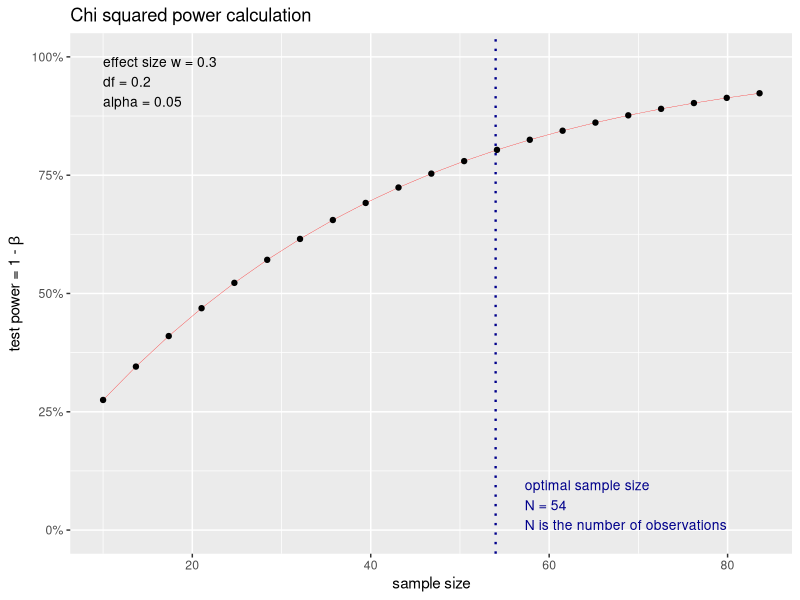
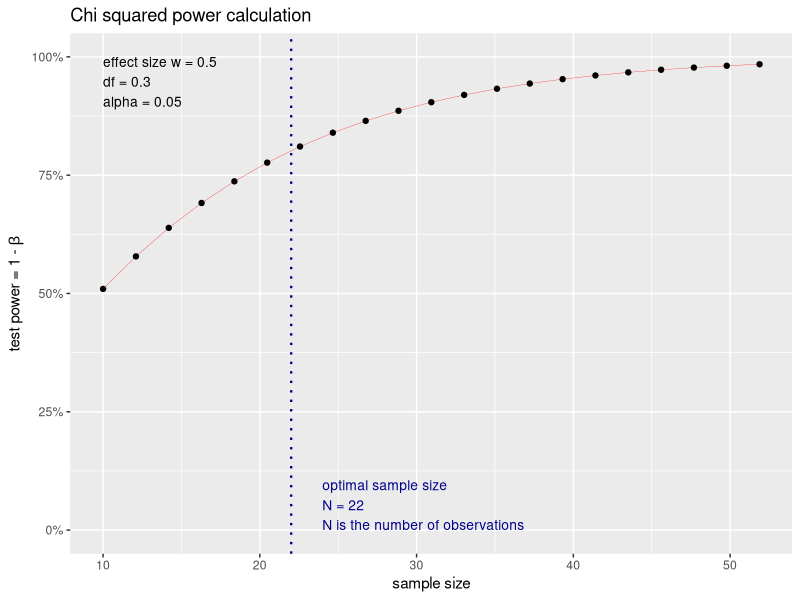
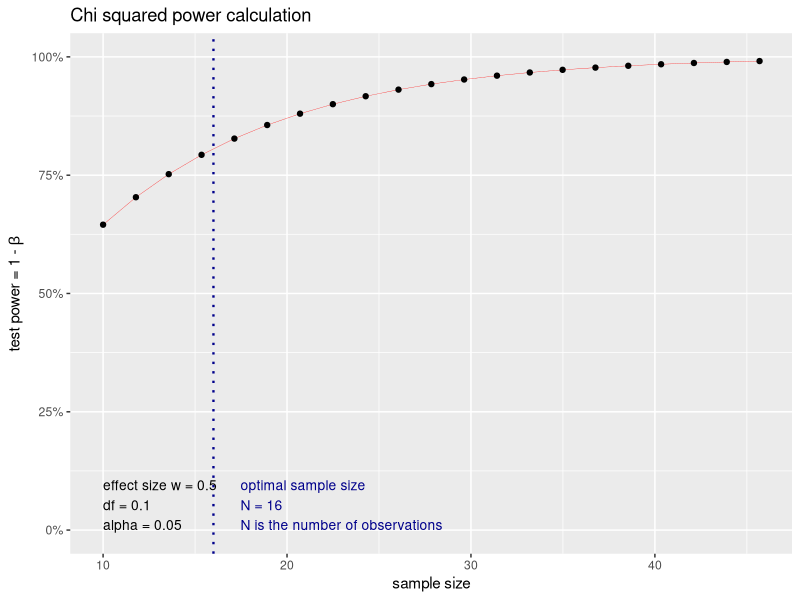

Reproduce these figures in R, in order. (Note: this script raises an error after producing the figures.)
library(pwr)
### QUESTION 4: TRADE

# Import the Value_of_Merchandise_Trade.csv dataset to q4 data frame, whilst removing the header 
q4 <- read.csv("Value_of_Merchandise_Trade.csv", header = FALSE)

# Add new cloumn names to the q4 data frame 
colnames(q4) <- c("Country", "Import_Export", "Jan10", "Feb10", "Mar10", "Arp10", "May10", "Jun10", "Ju10", "Aug10", "Sep10", "Oct10", "Nov10", "Dec10",
    "Jan11", "Feb11", "Mar11", "Arp11", "May11", "Jun11", "Ju11", "Aug11", "Sep11", "Oct11", "Nov11", "Dec11",
    "Jan12", "Feb12", "Mar12", "Arp12", "May12", "Jun12", "Ju12", "Aug12", "Sep12", "Oct12", "Nov12", "Dec12",
    "Jan13", "Feb13", "Mar13", "Arp13", "May13", "Jun13", "Ju13", "Aug13", "Sep13", "Oct13", "Nov13", "Dec13",
    "Jan14", "Feb14", "Mar14", "Arp14", "May14", "Jun14", "Ju14", "Aug14", "Sep14", "Oct14", "Nov14", "Dec14",
    "Jan15", "Feb15", "Mar15", "Arp15", "May15", "Jun15", "Ju15", "Aug15", "Sep15", "Oct15", "Nov15", "Dec15",
    "Jan16", "Feb16", "Mar16", "Arp16", "May16", "Jun16", "Ju16", "Aug16", "Sep16", "Oct16", "Nov16", "Dec16",
    "Jan17", "Feb17", "Mar17", "Arp17", "May17", "Jun17", "Ju17", "Aug17", "Sep17", "Oct17", "Nov17", "Dec17",
    "Jan18", "Feb18")

# Check structure of q4
str(q4)
# View the first six rows of q4 
head(q4)
# View a sample of q4
sample(q4)

# Using the pwr.chisq.test function, find the number of sample required
# whilst indicating the effect size as .3, the degree of freedom as .1,
# the confidence level and .05 and also the power as 0.8
# Note degree of fredom come from number of classes minus 1
# Sampling
q4_test <- pwr.chisq.test(w = .3, N = NULL, df = .2, sig.level = .05, power = 0.8)
q4_test
# Visualise q4_test
plot(q4_test)

# Hypothesis
q4_hyp_test <- pwr.anova.test(k = 100, n= 54, f = .25, sig.level = .05)
q4_hyp_test

# Question 5: Trade cont.
q5 <- read.csv("Exports_and_Imports_of_Services.csv")
head(q5, 10)
str(q5)
# Add tempoary column headings
colnames(q5) <- c("a", "b", "c", "d", "e", "f", "g", "h", "i", "j", "k", "l", "m", "n", "o", "p", "q")

str(q5)

exports <- q5[grep("Imports", q5$c, invert = TRUE),]
head(exports, 10)
colnames(exports) <- c("Service","Country", "Exports", "2003", "2004", "2005", "2006", "2007", "2008", "2009", "2010", "2011", "2012", "2013", "2014", "2015", "2016")
exports <- subset(exports, select = -c(3))
str(exports)
head(exports)

# Sampling
q5_exports <- pwr.chisq.test(w = .5, N = NULL, df = .3, sig.level = .05, power = 0.8)
q5_exports
plot(q5_exports)

# Hypothesis
exports_hyp_test <- pwr.anova.test(k = 16, n = 22, f = .25, sig.level = .05)
exports_hyp_test


# Find the mean of each year and round it to zero
# avg <- round(sapply(exports[3:16], mean),0)
# new_avg <- sweep(avg,2, exports[3:16], "-")

imports <- q5[grep("Exports", q5$c, invert = TRUE),]
colnames(imports) <- c("Service", "Country", "Imports", "2003", "2004", "2005", "2006", "2007", "2008", "2009", "2010", "2011", "2012", "2013", "2014", "2015", "2016")
imports <- subset(imports, select = -c(3))
str(imports)
head(imports)
q5_imports <- pwr.chisq.test(w = .5, N = NULL, df = .1, sig.level = .05, power = 0.8)
q5_imports
plot(q5_imports)

# Hypothesis
imports_hyp_test <- pwr.anova.test(k = 16, n = 16, f = .25, sig.level = .05)
imports_hyp_test

# Question 6: Trade cont.
q6 <- read.csv("Value_of_Merchandise_Trade_by_Commodity_Group.csv", header = FALSE)
head(q6, 20)
str(industries)

# Rename the columns
colnames(q6) <- c("Industry", "Currency", "1973", "1974", "1975", "1976", "1977", "1978", "1979",
"1980", "1981", "1982", "1983", "1984", "1985", "1986", "1987", "1988", "1989", 
"1990", "1991", "1992", "1993", "1994", "1995", "1996", "1997", "1998", "1999", 
"2000", "2001", "2002", "2003", "2004", "2005", "2006", "2007", "2008", "2009", 
"2010", "2011", "2012", "2013", "2014", "2015", "2016", "2017")

# Remove the Currency column
q6$Currency <- NULL
head(q6)

str(q6)

q6_test <- pwr.chisq.test(w = .3, N = NULL, df = .1, sig.level = .03, power = 0.95)
q6_test
plot(q6_test)
library(ggplot2)
plot(q6_test)

q6_hyp_test <- pwr.anova.test(k = 46, n = 93, f = .25, sig.level = .05)
q6_hyp_test


# Question 7:
q7 <- read.csv("Passenger_Movement_by_Irish_Airport.csv", header = FALSE)
head(q7)
sum(is.na(q7))
colnames(q7) <- c("Irish_Airport", "Direction", "GB_NI_Airpot","2014M01", "2014M02", "2014M03", "2014M04", "2014M05", "2014M06", "2014M07", "2014M08", "2014M09", "2014M10", "2014M11", "2014M12",
"2015M01", "2015M02", "2015M03", "2015M04", "2015M05", "2015M06", "2015M07", "2015M08", "2015M09", "2015M10", "2015M11", "2015M12",
"2016M01", "2016M02", "2016M03", "2016M04", "2016M05", "2016M06", "2016M07", "2016M08", "2016M09", "2016M10", "2016M11", "2016M12",
"2017M01", "2017M02", "2017M03", "2017M04", "2017M05", "2017M06", "2017M07", "2017M08", "2017M09", "2017M10", "2017M11", "2017M12", "2018M01")

str(q7)
head(q7)
q7_test <- pwr.chisq.test(w = .3, N = NULL, df = .3, sig.level = .03, power = 0.95)
q7_test
plot(q7_test)

q7_hyp_test <- pwr.anova.test(k = 52, n = 122, f = .25, sig.level = .05)
q7_hyp_test

library(dplyr)
#c <- read.csv("Outward_Passenger_Movement_by_Irish_Airport.csv")

head(d)
# Question 8:
q8 <- read.csv("Overseas_Trips_incl_Expenditure_to_Ireland.csv", header = FALSE)
print(trips$V2)
colnames(q8) <- c("Country","Length_of_Stay","2012Q1", "2012Q2", "2012Q3", "2012Q4",
"2013Q1", "2013Q2", "2013Q3", "2013Q4",
"2014Q1", "2014Q2", "2014Q3", "2014Q4",
"2015Q1", "2015Q2", "2015Q3", "2015Q4",
"2016Q1", "2016Q2", "2016Q3", "2016Q4",
"2017Q1", "2017Q2","2017Q3", "2017Q4")

str(q8)
head(q8)
q8_test <- pwr.chisq.test(w = .3, N = NULL, df = .1, sig.level = .03, power = 0.90)
q8_test
plot(q8_test)

q8_hyp_test <- pwr.anova.test(k = 26, n = 73, f = .25, sig.level = .05)
q8_hyp_test

# Question 9: Employment
q9 <- read.csv("Persons_Aged_15_Years_and_Over.csv", header = FALSE)
# Viw structure of q9
str(q9)

head(q9)
#View a random sample of q9 
sample(q9)
q9$Country
# Add new colum headings
colnames(q9) <- c("Status","Country","2006Q3", "2006Q4",
"2007Q1", "2007Q2", "2007Q3", "2007Q4",
"2008Q1", "2008Q2", "2008Q3", "2008Q4",
"2009Q1", "2009Q2", "2009Q3", "2009Q4",
"2010Q1", "2010Q2", "2010Q3", "2010Q4",
"2011Q1", "2011Q2", "2011Q3", "2011Q4",
"2012Q1", "2012Q2", "2012Q3", "2012Q4",
"2013Q1", "2013Q2", "2013Q3", "2013Q4",
"2014Q1", "2014Q2", "2014Q3", "2014Q4",
"2015Q1", "2015Q2", "2015Q3", "2015Q4",
"2016Q1", "2016Q2", "2016Q3", "2016Q4",
"2017Q1", "2017Q2")


str(q9)
# Create a new data frame called uk that contains all data where Status value os UK
uk <- subset(q9, Country == "UK")
# Remove Country column
head(uk)
uk$Country <- NULL
library(dplyr)
str(uk)
head(uk)
uk_test <- pwr.chisq.test(w = .3, N = NULL, df = .1, sig.level = .05, power = 0.90)
uk_test
plot(uk_test)

q9_hyp_test <- pwr.anova.test(k = 45, n = 62, f = .25, sig.level = .05)
q8_hyp_test
